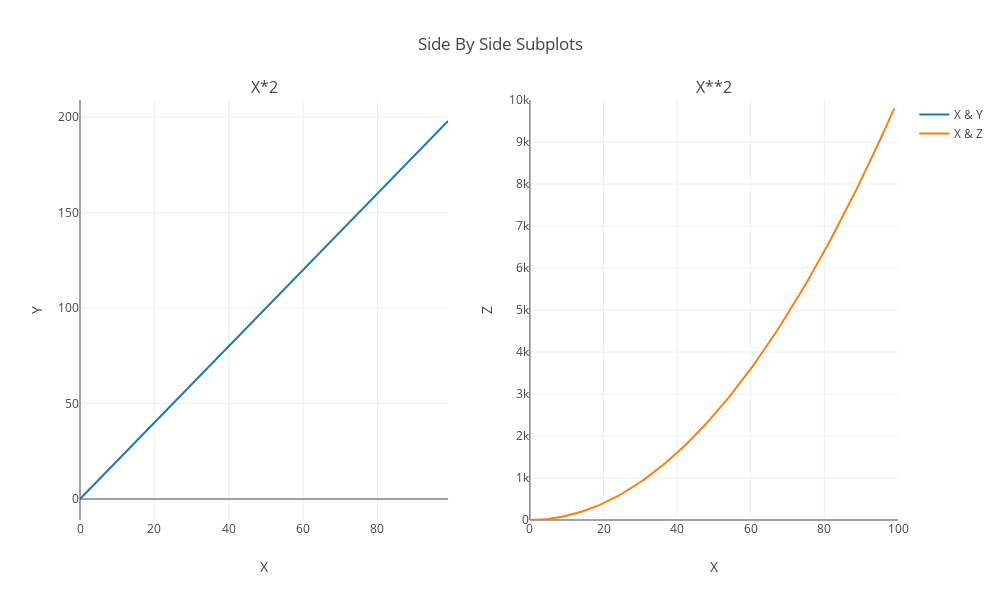

The cell this chart's notebook holds for it:
### Markdown cell above
#### Use your previous code but now, resize your plot.
**Hint**: Add the figsize argument in plt.subplots().

If you want, try to add a title to the plot or even axes labels. You can also play with the fontweight and fontsize of the titles and labels.

### Code cell
# your code here
fig = make_subplots(rows=1, cols=2,subplot_titles=("X*2", "X**2"))

fig.add_trace(go.Scatter(x=x_list, y=y_list, name="X & Y"),row=1, col=1)

fig.add_trace(go.Scatter(x=x_list, y=z_list, name="X & Z"),row=1, col=2)

fig.update_xaxes(title_text="X",row=1, col=1)
fig.update_xaxes(title_text="X", range=[0, 100], row=1, col=2)
fig.update_yaxes(title_text="Y", row=1, col=1)
fig.update_yaxes(title_text="Z", range=[0, 10000], row=1, col=2)


fig.update_layout(height=600, width=1000, title_text="Side By Side Subplots")
fig.show()

### Figure 1 — Plotly figure (JSON) as saved in the notebook; plotly's stock layout.template omitted (floating-point values rounded to 4 significant figures)
{"data": [{"name": "X & Y", "type": "scatter", "x": [0, 1, 2, 3, 4, 5, 6, 7, 8, 9, 10, 11, 12, 13, 14, 15, 16, 17, 18, 19, 20, 21, 22, 23, 24, 25, 26, 27, 28, 29, 30, 31, 32, 33, 34, 35, 36, 37, 38, 39, 40, 41, 42, 43, 44, 45, 46, 47, 48, 49, 50, 51, 52, 53, 54, 55, 56, 57, 58, 59, 60, 61, 62, 63, 64, 65, 66, 67, 68, 69, 70, 71, 72, 73, 74, 75, 76, 77, 78, 79, 80, 81, 82, 83, 84, 85, 86, 87, 88, 89, 90, 91, 92, 93, 94, 95, 96, 97, 98, 99], "xaxis": "x", "y": [0, 2, 4, 6, 8, 10, 12, 14, 16, 18, 20, 22, 24, 26, 28, 30, 32, 34, 36, 38, 40, 42, 44, 46, 48, 50, 52, 54, 56, 58, 60, 62, 64, 66, 68, 70, 72, 74, 76, 78, 80, 82, 84, 86, 88, 90, 92, 94, 96, 98, 100, 102, 104, 106, 108, 110, 112, 114, 116, 118, 120, 122, 124, 126, 128, 130, 132, 134, 136, 138, 140, 142, 144, 146, 148, 150, 152, 154, 156, 158, 160, 162, 164, 166, 168, 170, 172, 174, 176, 178, 180, 182, 184, 186, 188, 190, 192, 194, 196, 198], "yaxis": "y"}, {"name": "X & Z", "type": "scatter", "x": [0, 1, 2, 3, 4, 5, 6, 7, 8, 9, 10, 11, 12, 13, 14, 15, 16, 17, 18, 19, 20, 21, 22, 23, 24, 25, 26, 27, 28, 29, 30, 31, 32, 33, 34, 35, 36, 37, 38, 39, 40, 41, 42, 43, 44, 45, 46, 47, 48, 49, 50, 51, 52, 53, 54, 55, 56, 57, 58, 59, 60, 61, 62, 63, 64, 65, 66, 67, 68, 69, 70, 71, 72, 73, 74, 75, 76, 77, 78, 79, 80, 81, 82, 83, 84, 85, 86, 87, 88, 89, 90, 91, 92, 93, 94, 95, 96, 97, 98, 99], "xaxis": "x2", "y": [0, 1, 4, 9, 16, 25, 36, 49, 64, 81, 100, 121, 144, 169, 196, 225, 256, 289, 324, 361, 400, 441, 484, 529, 576, 625, 676, 729, 784, 841, 900, 961, 1024, 1089, 1156, 1225, 1296, 1369, 1444, 1521, 1600, 1681, 1764, 1849, 1936, 2025, 2116, 2209, 2304, 2401, 2500, 2601, 2704, 2809, 2916, 3025, 3136, 3249, 3364, 3481, 3600, 3721, 3844, 3969, 4096, 4225, 4356, 4489, 4624, 4761, 4900, 5041, 5184, 5329, 5476, 5625, 5776, 5929, 6084, 6241, 6400, 6561, 6724, 6889, 7056, 7225, 7396, 7569, 7744, 7921, 8100, 8281, 8464, 8649, 8836, 9025, 9216, 9409, 9604, 9801], "yaxis": "y2"}], "layout": {"annotations": [{"font": {"size": 16}, "showarrow": false, "text": "X*2", "x": 0.225, "xanchor": "center", "xref": "paper", "y": 1, "yanchor": "bottom", "yref": "paper"}, {"font": {"size": 16}, "showarrow": false, "text": "X**2", "x": 0.775, "xanchor": "center", "xref": "paper", "y": 1, "yanchor": "bottom", "yref": "paper"}], "height": 600, "title": {"text": "Side By Side Subplots"}, "width": 1000, "xaxis": {"anchor": "y", "autorange": true, "domain": [0, 0.45], "range": [0, 99], "title": {"text": "X"}, "type": "linear"}, "xaxis2": {"anchor": "y2", "domain": [0.55, 1], "range": [0, 100], "title": {"text": "X"}, "type": "linear"}, "yaxis": {"anchor": "x", "autorange": true, "domain": [0, 1], "range": [-11, 209], "title": {"text": "Y"}, "type": "linear"}, "yaxis2": {"anchor": "x2", "domain": [0, 1], "range": [0, 10000], "title": {"text": "Z"}, "type": "linear"}}}
